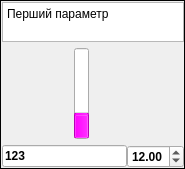
    <widget class="QFrame" name="Parametr_1">
     <property name="maximumSize">
      <size>
       <width>140</width>
       <height>16777215</height>
      </size>
     </property>
     <property name="frameShape">
      <enum>QFrame::Box</enum>
     </property>
     <property name="frameShadow">
      <enum>QFrame::Plain</enum>
     </property>
     <layout class="QGridLayout" name="gridLayout_2">
      <property name="leftMargin">
       <number>1</number>
      </property>
      <property name="topMargin">
       <number>1</number>
      </property>
      <property name="rightMargin">
       <number>0</number>
      </property>
      <property name="bottomMargin">
       <number>0</number>
      </property>
      <item row="0" column="0" colspan="5">
       <widget class="QTextEdit" name="Value_1">
        <property name="sizePolicy">
         <sizepolicy hsizetype="Expanding" vsizetype="Fixed">
          <horstretch>0</horstretch>
          <verstretch>0</verstretch>
         </sizepolicy>
        </property>
        <property name="maximumSize">
         <size>
          <width>16777215</width>
          <height>40</height>
         </size>
        </property>
        <property name="whatsThis">
         <string>Назва першого параметру</string>
        </property>
        <property name="verticalScrollBarPolicy">
         <enum>Qt::ScrollBarAlwaysOff</enum>
        </property>
        <property name="horizontalScrollBarPolicy">
         <enum>Qt::ScrollBarAlwaysOff</enum>
        </property>
        <property name="readOnly">
         <bool>true</bool>
        </property>
        <property name="html">
         <string>&lt;!DOCTYPE HTML PUBLIC &quot;-//W3C//DTD HTML 4.0//EN&quot; &quot;http://www.w3.org/TR/REC-html40/strict.dtd&quot;&gt;
&lt;html&gt;&lt;head&gt;&lt;meta name=&quot;qrichtext&quot; content=&quot;1&quot; /&gt;&lt;style type=&quot;text/css&quot;&gt;
p, li { white-space: pre-wrap; }
&lt;/style&gt;&lt;/head&gt;&lt;body style=&quot; font-family:'DejaVu Sans'; font-size:9pt; font-weight:400; font-style:normal;&quot;&gt;
&lt;p style=&quot; margin-top:0px; margin-bottom:0px; margin-left:0px; margin-right:0px; -qt-block-indent:0; text-indent:0px;&quot;&gt;Перший параметр&lt;/p&gt;&lt;/body&gt;&lt;/html&gt;</string>
        </property>
       </widget>
      </item>
      <item row="1" column="0">
       <widget class="Scale" name="scalePV_1" native="true">
        <property name="sizePolicy">
         <sizepolicy hsizetype="Fixed" vsizetype="Expanding">
          <horstretch>0</horstretch>
          <verstretch>0</verstretch>
         </sizepolicy>
        </property>
        <property name="minimumSize">
         <size>
          <width>35</width>
          <height>0</height>
         </size>
        </property>
        <property name="maximumSize">
         <size>
          <width>35</width>
          <height>16777215</height>
         </size>
        </property>
       </widget>
      </item>
      <item row="1" column="1">
       <widget class="QSlider" name="vsSPR_1">
        <property name="whatsThis">
         <string>Розрахункове завдання</string>
        </property>
        <property name="styleSheet">
         <string notr="true">
QSlider::groove:vertical {
     background:  rgba(0,0,0,0);
}

 QSlider::handle:vertical {
	image: url(:/slider/pict/SPR_1.png);
 }
</string>
        </property>
        <property name="maximum">
         <number>4000</number>
        </property>
        <property name="singleStep">
         <number>1</number>
        </property>
        <property name="pageStep">
         <number>80</number>
        </property>
        <property name="value">
         <number>2500</number>
        </property>
        <property name="sliderPosition">
         <number>2500</number>
        </property>
        <property name="tracking">
         <bool>false</bool>
        </property>
        <property name="orientation">
         <enum>Qt::Vertical</enum>
        </property>
        <property name="invertedAppearance">
         <bool>false</bool>
        </property>
        <property name="invertedControls">
         <bool>false</bool>
        </property>
        <property name="tickPosition">
         <enum>QSlider::TicksBothSides</enum>
        </property>
        <property name="tickInterval">
         <number>400</number>
        </property>
       </widget>
      </item>
      <item row="1" column="2">
       <widget class="QProgressBar" name="pbPV_1">
        <property name="maximumSize">
         <size>
          <width>15</width>
          <height>16777215</height>
         </size>
        </property>
        <property name="palette">
         <palette>
          <active>
           <colorrole role="Highlight">
            <brush brushstyle="SolidPattern">
             <color alpha="255">
              <red>255</red>
              <green>0</green>
              <blue>255</blue>
             </color>
            </brush>
           </colorrole>
          </active>
          <inactive>
           <colorrole role="Highlight">
            <brush brushstyle="SolidPattern">
             <color alpha="255">
              <red>255</red>
              <green>0</green>
              <blue>255</blue>
             </color>
            </brush>
           </colorrole>
          </inactive>
          <disabled>
           <colorrole role="Highlight">
            <brush brushstyle="SolidPattern">
             <color alpha="255">
              <red>178</red>
              <green>178</green>
              <blue>178</blue>
             </color>
            </brush>
           </colorrole>
          </disabled>
         </palette>
        </property>
        <property name="whatsThis">
         <string>Перший параметер процесу регулювання</string>
        </property>
        <property name="layoutDirection">
         <enum>Qt::LeftToRight</enum>
        </property>
        <property name="styleSheet">
         <string notr="true"/>
        </property>
        <property name="maximum">
         <number>4000</number>
        </property>
        <property name="value">
         <number>1000</number>
        </property>
        <property name="textVisible">
         <bool>false</bool>
        </property>
        <property name="orientation">
         <enum>Qt::Vertical</enum>
        </property>
       </widget>
      </item>
      <item row="1" column="3">
       <widget class="QSlider" name="vsSP_1">
        <property name="whatsThis">
         <string>Постійне завдання на перший параметер</string>
        </property>
        <property name="styleSheet">
         <string notr="true">QSlider::groove:vertical {
     background: rgba(0, 0, 0, 0);
/*     position: absolute;  абсолютная позиция в 4px слева и справа от виджета. установка полей виджета также будет работать... */
/*     left: 4px; right: 4px;*/
 }

 QSlider::handle:vertical {
	
	image: url(:/slider/pict/SP_1.png);
 }
</string>
        </property>
        <property name="maximum">
         <number>4000</number>
        </property>
        <property name="singleStep">
         <number>1</number>
        </property>
        <property name="pageStep">
         <number>80</number>
        </property>
        <property name="value">
         <number>0</number>
        </property>
        <property name="sliderPosition">
         <number>0</number>
        </property>
        <property name="tracking">
         <bool>false</bool>
        </property>
        <property name="orientation">
         <enum>Qt::Vertical</enum>
        </property>
        <property name="invertedAppearance">
         <bool>false</bool>
        </property>
        <property name="invertedControls">
         <bool>false</bool>
        </property>
        <property name="tickPosition">
         <enum>QSlider::NoTicks</enum>
        </property>
       </widget>
      </item>
      <item row="1" column="4">
       <spacer name="horizontalSpacer_21">
        <property name="orientation">
         <enum>Qt::Horizontal</enum>
        </property>
        <property name="sizeType">
         <enum>QSizePolicy::MinimumExpanding</enum>
        </property>
        <property name="sizeHint" stdset="0">
         <size>
          <width>40</width>
          <height>20</height>
         </size>
        </property>
       </spacer>
      </item>
      <item row="2" column="0" colspan="5">
       <widget class="QFrame" name="frame_3">
        <property name="frameShape">
         <enum>QFrame::NoFrame</enum>
        </property>
        <property name="frameShadow">
         <enum>QFrame::Sunken</enum>
        </property>
        <layout class="QHBoxLayout" name="horizontalLayout">
         <property name="spacing">
          <number>0</number>
         </property>
         <property name="margin">
          <number>0</number>
         </property>
         <item>
          <widget class="QLineEdit" name="lePV_1">
           <property name="sizePolicy">
            <sizepolicy hsizetype="Minimum" vsizetype="Fixed">
             <horstretch>0</horstretch>
             <verstretch>0</verstretch>
            </sizepolicy>
           </property>
           <property name="font">
            <font>
             <weight>75</weight>
             <bold>true</bold>
            </font>
           </property>
           <property name="whatsThis">
            <string>Перший параметер процесу регулювання</string>
           </property>
           <property name="text">
            <string>123</string>
           </property>
           <property name="readOnly">
            <bool>true</bool>
           </property>
          </widget>
         </item>
         <item>
          <widget class="QDoubleSpinBox" name="sbSP_1">
           <property name="sizePolicy">
            <sizepolicy hsizetype="Minimum" vsizetype="Fixed">
             <horstretch>0</horstretch>
             <verstretch>0</verstretch>
            </sizepolicy>
           </property>
           <property name="minimumSize">
            <size>
             <width>0</width>
             <height>0</height>
            </size>
           </property>
           <property name="font">
            <font>
             <weight>75</weight>
             <bold>true</bold>
            </font>
           </property>
           <property name="whatsThis">
            <string>Постійне завдання на перший параметер</string>
           </property>
           <property name="decimals">
            <number>2</number>
           </property>
           <property name="value">
            <double>12.000000000000000</double>
           </property>
          </widget>
         </item>
        </layout>
        <zorder>sbSP_1</zorder>
        <zorder>lePV_1</zorder>
       </widget>
      </item>
     </layout>
    </widget>
